Frame 1 (no input): blank canvas, image omitted
Frame 60 (the mouse pressed at the canvas centre just before this capture): blank canvas, image omitted
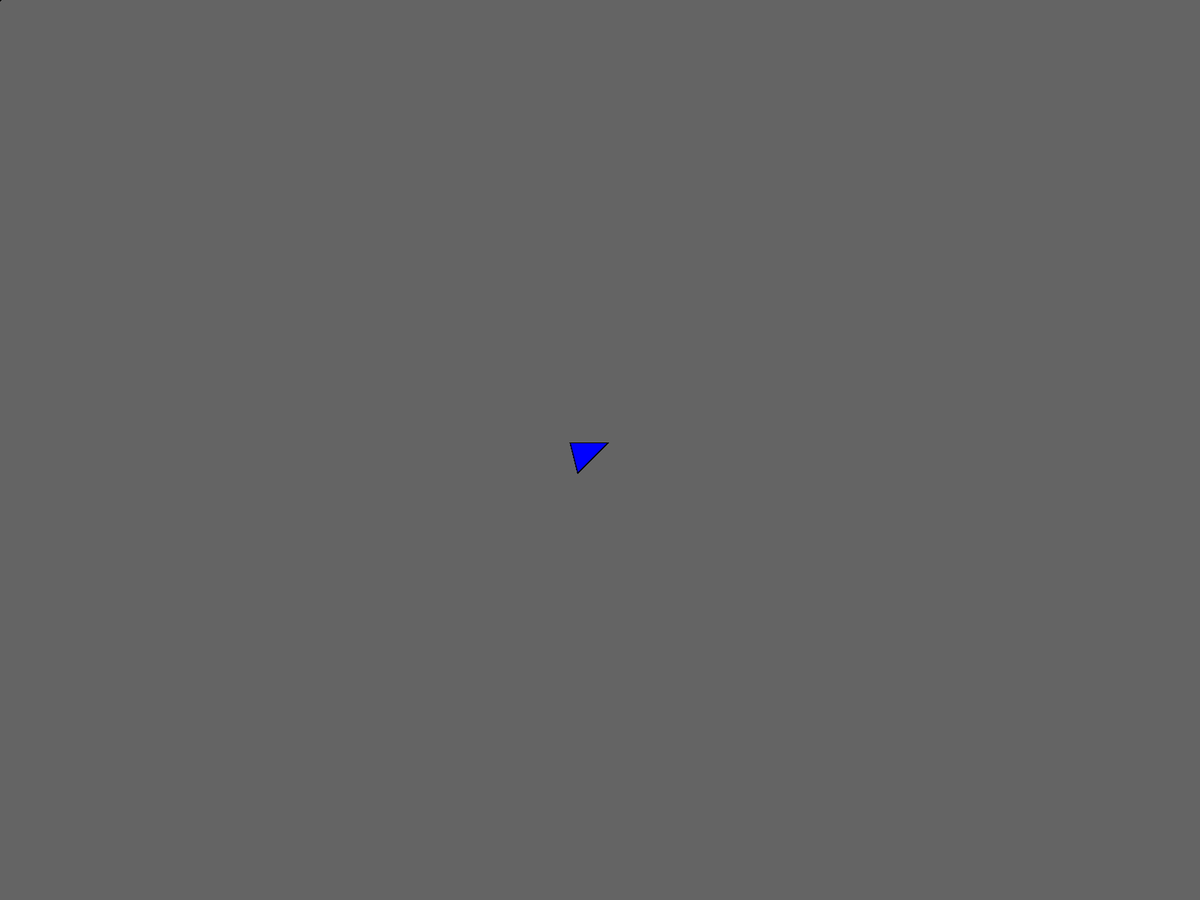
Frame 120 (the mouse held since frame 60 and released just before this capture)

The Processing sketch whose frames 1 and 60 were blank and that drew this single picture after the mouse press (run headless with seeded random() and noise(); from frame 60 on, the mouse is pressed at the canvas centre):

// Processing sketch: triangulo_que_desenh_com_mouse
// ── triangulo_que_desenh_com_mouse.pde
void setup(){
  fullScreen ();
  background(100);
}

void draw() {
  fill (0,0,255);
  triangle(mouseX+10, mouseY-10, mouseX-40, mouseY-10, mouseX-30, mouseY+30);
}

void mousePressed(){
  background(100);
}

void keyPressed(){
  save("capturaTela.jpg");
}
